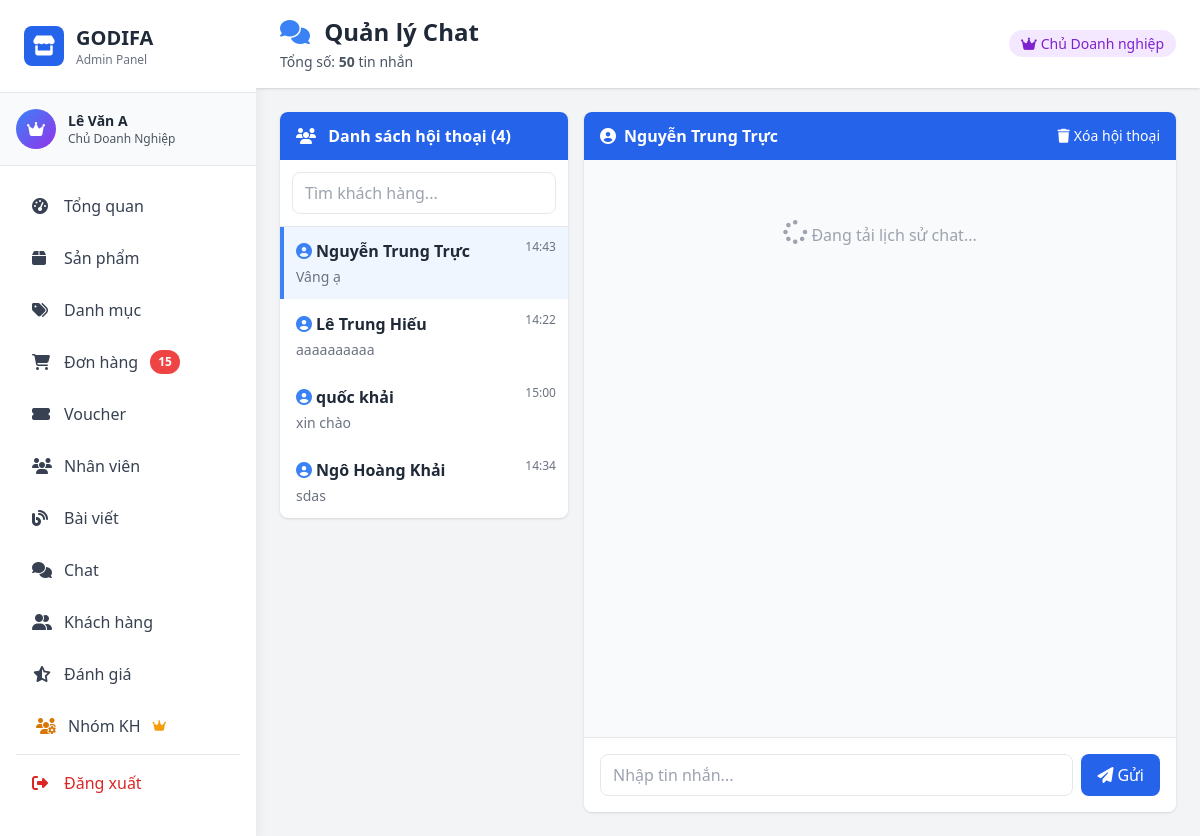
Page /admin/pages/chat.php (signed in) on the committed database.
### tables this page shows
CREATE TABLE IF NOT EXISTS `conversation` (
  `conversationID` int NOT NULL AUTO_INCREMENT,
  `customerID` int NOT NULL,
  `userID` int NOT NULL,
  `last_message_at` datetime NOT NULL,
  `customer_unread_count` int NOT NULL DEFAULT '0',
  `user_unread_count` int NOT NULL DEFAULT '0',
  `status` enum('open','closed','pending') NOT NULL,
  PRIMARY KEY (`conversationID`),
  KEY `fk_conversation_customer` (`customerID`),
  KEY `fk_conversation_user` (`userID`)
);

CREATE TABLE IF NOT EXISTS `customer` (
  `customerID` int NOT NULL AUTO_INCREMENT,
  `customerName` varchar(100) NOT NULL,
  `phone` text NOT NULL,
  `email` varchar(100) NOT NULL,
  `password` varchar(100) NOT NULL,
  `status` tinyint(1) NOT NULL DEFAULT '1' COMMENT '1=Hoạt động, 0=Đã khóa',
  `groupID` int DEFAULT NULL COMMENT 'ID nhóm khách hàng',
  `note` text COMMENT 'Ghi chú thông tin khách hàng',
  PRIMARY KEY (`customerID`),
  UNIQUE KEY `email` (`email`),
  KEY `idx_status` (`status`),
  KEY `idx_groupID` (`groupID`)
);

### model/ChatModel.php (called while the page is built, shortened)
<?php
class ChatModel {
    private $db;
    public function __construct() {
        try {
            $this->db = new PDO('mysql:host=localhost;dbname=godifa1', 'root', '');
            $this->db->setAttribute(PDO::ATTR_ERRMODE, PDO::ERRMODE_EXCEPTION);
            $this->db->exec("set names utf8");
        } catch (\PDOException $e) {
            die("Lỗi kết nối CSDL trong ChatModel: " . $e->getMessage());
        }
    }
    public function getConversations($userID, $userType) {
        $params = [];
        $whereClause = "";
        $sql = "
            SELECT
                c.conversationID, c.customerID,
                c.last_message_at,
                c.user_unread_count, c.customer_unread_count,
                cu.customerName, cu.phone,
                (SELECT chatContent FROM chat WHERE conversation_ID = c.conversationID ORDER BY date DESC LIMIT 1) AS lastMessage,
                (SELECT COUNT(*) FROM chat WHERE conversation_ID = c.conversationID) AS totalMessages
            FROM conversation c
            LEFT JOIN customer cu ON c.customerID = cu.customerID
            {$whereClause}
            ORDER BY c.last_message_at DESC
        ";
        try {
            if ($userID !== 'all') {
                $stmt = $this->db->prepare($sql);
                $stmt->execute($params);
            } else {
                $stmt = $this->db->query($sql);
            }
            return $stmt->fetchAll(PDO::FETCH_ASSOC);
        } catch (\Exception $e) {
            error_log("Lỗi lấy danh sách hội thoại: " . $e->getMessage());
            return [];
        }
    }
    public function countMessages() {
        try {
            $stmt = $this->db->query("SELECT COUNT(*) FROM chat");
            return (int)$stmt->fetchColumn();
        } catch (\Exception $e) {
            error_log("Lỗi đếm tổng tin nhắn: " . $e->getMessage());
            return 0;
        }
    }
}
?>

### controller/ChatController.php (called while the page is built, shortened)
<?php
require_once(__DIR__ . "/../model/ChatModel.php");
class ChatController {
    protected $model;
    public function __construct() {
        $this->model = new ChatModel();
    }
    public function getAllConversations($currentRoleID) {
        $conversations = $this->model->getConversations('all', 'user');
        return [
            'success' => true,
            'data' => $conversations
        ];
    }
    public function countMessages() {
        return $this->model->countMessages();
    }
}
?>

### admin/pages/chat.php (the view, shortened to what this page needs)
<?php
require_once __DIR__ . '/../../controller/ChatController.php';
$chatController = new ChatController();
$currentRoleID = $_SESSION['role_id'] ?? 0;
$conversationsResult = $chatController->getAllConversations($currentRoleID);
$conversations = $conversationsResult['success'] ? $conversationsResult['data'] : [];
$currentConversationID = 'null';
$currentCustomerID = 'null';
$currentCustomerName = 'Khách hàng';
if (!empty($conversations)) {
    $currentConversation = $conversations[0];
    $currentConversationID = $currentConversation['conversationID'];
    $currentCustomerID = $currentConversation['customerID'];
    $currentCustomerName = htmlspecialchars($currentConversation['customerName'] ?? 'Khách #'.$currentCustomerID);
}
$totalMessages = $chatController->countMessages();
include __DIR__ . '/../includes/header.php';
?>
<div class="flex h-screen bg-gray-100">
    <?php include __DIR__ . '/../includes/sidebar.php'; ?>
    <div class="flex-1 overflow-y-auto ml-64">
        <div class="bg-white shadow sticky top-0 z-10">
            <div class="px-4 md:px-6 py-4 flex flex-wrap justify-between items-center gap-4">
                <div>
                    <h1 class="text-xl md:text-2xl font-bold text-gray-800">
                        <i class="fas fa-comments text-blue-500 mr-2"></i>
                        Quản lý Chat
                    </h1>
                    <p class="text-sm text-gray-600 mt-1">
                        Tổng số: <strong><?php echo $totalMessages; ?></strong> tin nhắn
                    </p>
                </div>
                <div class="text-sm">
                    <?php if ($currentRoleID == 1): ?>
                        <span class="px-3 py-1 bg-purple-100 text-purple-700 rounded-full">
                            <i class="fas fa-crown mr-1"></i>Chủ Doanh nghiệp
                        </span>
                    <?php elseif ($currentRoleID == 2): ?>
                        <span class="px-3 py-1 bg-blue-100 text-blue-700 rounded-full">
                            <i class="fas fa-user-shield mr-1"></i>Nhân viên
                        </span>
                    <?php elseif ($currentRoleID == 4): ?>
                        <span class="px-3 py-1 bg-green-100 text-green-700 rounded-full">
                            <i class="fas fa-headset mr-1"></i>CSKH
                        </span>
                    <?php endif; ?>
                </div>
            </div>
        </div>
        <div class="p-4 md:p-6">
            <div class="grid grid-cols-1 lg:grid-cols-3 gap-4">
                <div class="lg:col-span-1">
                    <div class="bg-white rounded-lg shadow overflow-hidden">
                        <div class="bg-blue-600 text-white px-4 py-3 font-bold">
                            <i class="fas fa-users mr-2"></i>
                            Danh sách hội thoại (<span id="convCount"><?php echo count($conversations); ?></span>)
                        </div>
                        <div class="p-3 border-b">
                            <input type="text" id="searchConversation" placeholder="Tìm khách hàng..."
                                    class="w-full px-3 py-2 border rounded-lg focus:outline-none focus:ring-2 focus:ring-blue-500">
                        </div>
                        <div id="conversationList" class="divide-y max-h-[600px] overflow-y-auto">
                            <?php if (empty($conversations)): ?>
                            <div class="p-8 text-center text-gray-500" id="noConversationMessage">
                                <i class="fas fa-inbox text-4xl mb-2 text-gray-300"></i>
                                <p>Chưa có hội thoại nào</p>
                            </div>
                            <?php else: ?>
                                <?php foreach ($conversations as $conv): ?>
                                <?php
                                $customerID = $conv['customerID'];
                                $convID = $conv['conversationID'];
                                $customerName = htmlspecialchars($conv['customerName'] ?? 'Khách #'.$customerID);
                                $lastMessage = htmlspecialchars($conv['lastMessage'] ?? 'Bắt đầu hội thoại');
                                $lastMessageTime = $conv['last_message_at'] ?? date('Y-m-d H:i:s');
                                $isActive = ($convID == $currentConversationID) ? 'bg-blue-50 border-blue-500' : 'border-transparent';
                                ?>
                                <div class="conversation-item p-3 hover:bg-blue-50 cursor-pointer border-l-4 hover:border-blue-500 transition-all <?php echo $isActive; ?>"
                                    data-conv-id="<?php echo $convID; ?>"
                                    data-customer-id="<?php echo $customerID; ?>"
                                    data-customer-name="<?php echo $customerName; ?>"
                                    onclick="loadConversation(this)">
                                    <div class="flex items-start justify-between">
                                        <div class="flex-1 min-w-0">
                                            <div class="font-semibold text-gray-800 mb-1 flex items-center">
                                                <i class="fas fa-user-circle text-blue-500 mr-1"></i>
                                                <span class="truncate"><?php echo $customerName; ?></span>
                                            </div>
                                            <div class="text-sm text-gray-500 truncate last-message-content"
                                                     id="last-message-<?php echo $convID; ?>">
                                                <?php echo mb_substr($lastMessage, 0, 40) . (mb_strlen($lastMessage) > 40 ? '...' : ''); ?>
                                            </div>
                                        </div>
                                        <div class="text-right ml-2 flex-shrink-0">
                                            <div class="text-xs text-gray-500 mb-1 last-message-time" id="last-time-<?php echo $convID; ?>">
                                                <?php
                                                echo date('H:i', strtotime($lastMessageTime));
                                                ?>
                                            </div>
                                        </div>
                                    </div>
                                </div>
                                <?php endforeach; ?>
                            <?php endif; ?>
                        </div>
                    </div>
                </div>
                <div class="lg:col-span-2">
                    <div id="chatBox" class="bg-white rounded-lg shadow overflow-hidden h-[700px] flex flex-col">
                        <div id="chatHeader" class="bg-blue-600 text-white px-4 py-3 flex justify-between items-center flex-shrink-0">
                            <?php if ($currentConversationID != 'null'): ?>
                                <div class="font-bold" id="current-customer-name-display"><i class="fas fa-user-circle mr-2"></i><?php echo $currentCustomerName; ?></div>
                                <?php if ($currentRoleID == 1 || $currentRoleID == 4): ?>
                                <button onclick="deleteConversation(<?php echo $currentCustomerID; ?>)" class="text-white hover:text-red-200 text-sm">
                                    <i class="fas fa-trash mr-1"></i>Xóa hội thoại
                                </button>
                                <?php endif; ?>
                            <?php else: ?>
                                <div class="font-bold">Chọn một hội thoại để bắt đầu</div>
                            <?php endif; ?>
                        </div>
                        <div id="messagesList" class="flex-1 p-4 overflow-y-auto bg-gray-50 flex flex-col">
                            <?php if ($currentConversationID == 'null'): ?>
                                <div class="w-full text-center py-10 text-gray-400">
                                    <i class="fas fa-comments text-6xl mb-4"></i>
                                    <p class="text-lg">Chọn một hội thoại để bắt đầu</p>
                                </div>
                            <?php else: ?>
                                <div class="w-full text-center py-10 text-gray-400"><i class="fas fa-spinner fa-spin text-2xl"></i> Đang tải lịch sử chat...</div>
                            <?php endif; ?>
                        </div>
                        <div id="chatInputArea" class="border-t p-4 bg-white flex-shrink-0 <?php echo ($currentConversationID == 'null' ? 'hidden' : ''); ?>">
                            <form id="userMessageForm" class="flex gap-2">
                                <input type="text" id="userMessageInput" placeholder="Nhập tin nhắn..." required
                                        class="flex-1 px-3 py-2 border rounded-lg focus:outline-none focus:ring-2 focus:ring-blue-500">
                                <button type="submit" id="userSendButton"
                                        class="px-4 py-2 bg-blue-600 text-white rounded-lg hover:bg-blue-700">
                                    <i class="fas fa-paper-plane mr-1"></i>Gửi
                                </button>
                            </form>
                        </div>
                    </div>
                </div>
            </div>
        </div>
    </div>
</div>
<?php include __DIR__ . '/../includes/footer.php'; ?>

### admin/pages/chat.php (style rules this page uses)
#messagesList { display: flex; flex-direction: column; padding: 1rem; flex-grow: 1; min-height: 0; overflow-y: auto; align-items: stretch; }
#messagesList:not(:empty) { display: flex; flex-direction: column; }

### rows in the picture
conversation: customerID.customerName "Nguyễn Trung Trực", lastMessage "Vâng ạ"
conversation: customerID.customerName "Lê Trung Hiếu", lastMessage "aaaaaaaaaa"
conversation: customerID.customerName "quốc khải", lastMessage "xin chào"
conversation: customerID.customerName "Ngô Hoàng Khải", lastMessage "sdas"
customer: customerName "Nguyễn Trung Trực"

### other values in the picture
$_SESSION['user_name'] "Lê Văn A"
getRoleName($_SESSION['role_id']) "Chủ Doanh Nghiệp"
$pendingOrdersCount "15"
$totalMessages "50"
count($conversations) "4"
